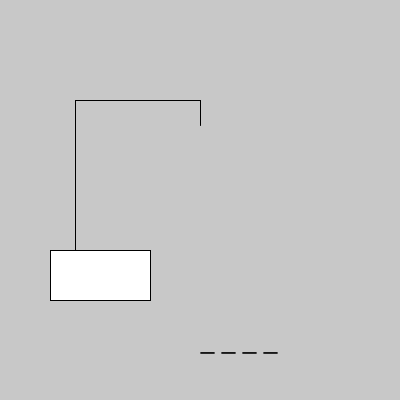
Frame 1 (no input)
Frame 60 (the mouse pressed at the canvas centre just before this capture): identical to frame 1, image omitted
Frame 120 (the mouse held since frame 60 and released just before this capture): identical to frame 1, image omitted

The Processing sketch that drew this single still picture (run headless with seeded random() and noise(); from frame 60 on, the mouse is pressed at the canvas centre):

// Processing sketch: ahorcado
// ── ahorcado.pde
String palabra = "HOLA";
String palabra_inicio = "_ _ _ _ ";
int errores = 0;

void setup(){
  size(400, 400);
  textSize(30);
}

void draw(){
  background(200);
  
  fill(255);
  rect(50,250, 100, 50);
  line(75, 250, 75, 100);
  line(75,100, 200, 100);
  line(200, 100, 200, 125);
  
  if(errores >= 1){
    ellipse(200, 150, 50, 50);
  }
  if(errores >= 2){
    line(200,175,200,250);
  }
  if(errores >= 3){
    line(200,175,225,200);   
  }
  if(errores >= 4){
    line(200,175,175,200);
  }
  if(errores >= 5){
    line(200,250,225,275);   
  }
  if(errores >= 6){
    line(200,250,175,275);
  }
  if(errores >= 7){
    fill(255,0,0);
    text("PERDISTE!!!", 200, 50);
  }
  
  
  fill(0);
  text(palabra_inicio, 200, 350);
}

void keyPressed(){
  if(key == 'h'){
    palabra_inicio = "H " + 
    palabra_inicio.substring(2,palabra_inicio.length());
  }else if(key == 'o'){
    palabra_inicio = palabra_inicio.substring(0,2) +
    "O " + 
    palabra_inicio.substring(4,palabra_inicio.length());
  }else if(key == 'l'){
    palabra_inicio = palabra_inicio.substring(0,4) +
    "L " + 
    palabra_inicio.substring(6,palabra_inicio.length());
  }else if(key == 'a'){
    palabra_inicio = palabra_inicio.substring(0,6) +
    "A ";
  }else{
    errores++;
  }
}
